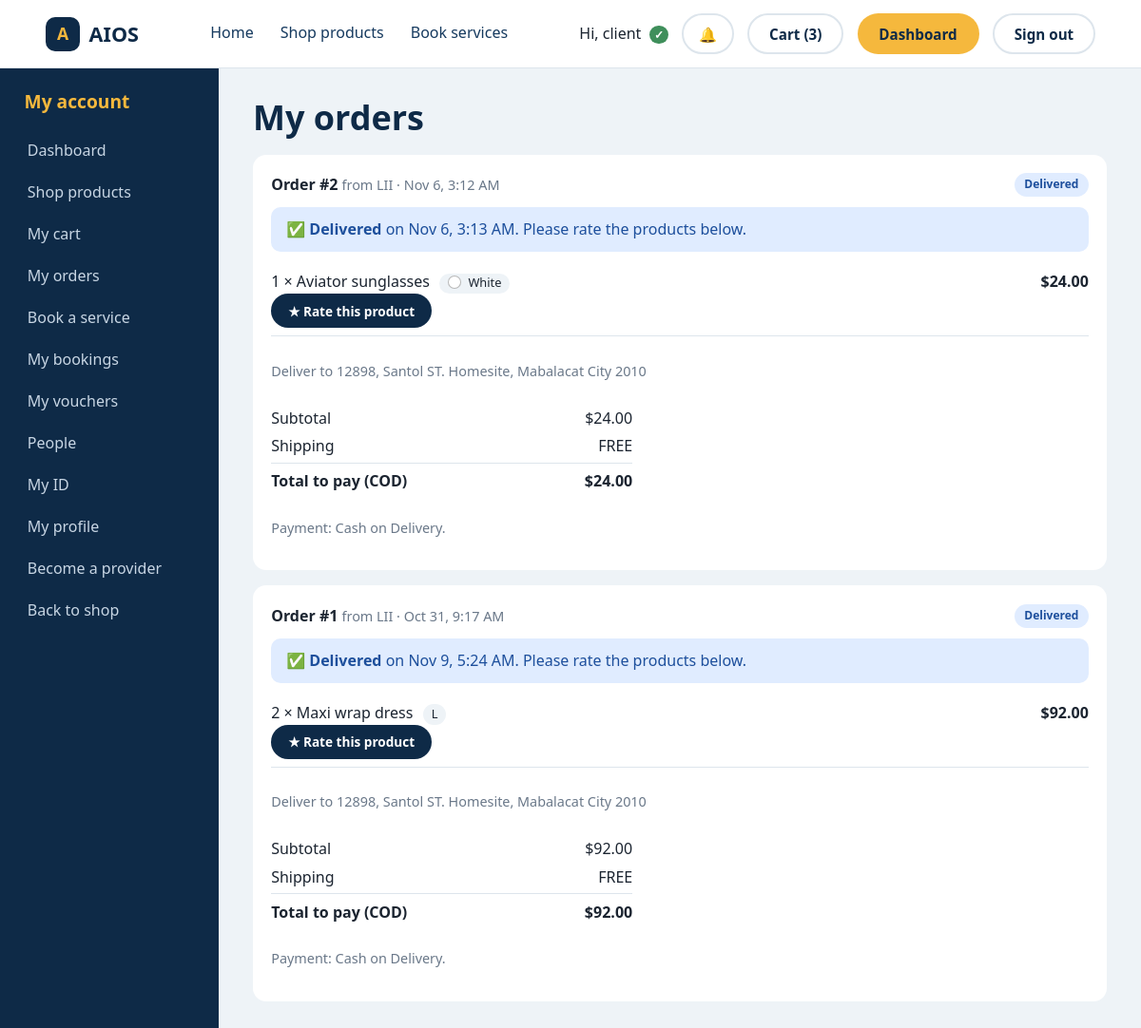
Page /orders.php (signed in) on the committed database.
### tables this page shows
CREATE TABLE IF NOT EXISTS orders (
  id             INT UNSIGNED AUTO_INCREMENT PRIMARY KEY,
  buyer_id       INT UNSIGNED NOT NULL,
  seller_id      INT UNSIGNED NOT NULL,
  status         ENUM('pending','approved','delivered','rejected') NOT NULL DEFAULT 'pending',
  payment_method VARCHAR(20) NOT NULL DEFAULT 'COD',      
  ship_name      VARCHAR(160) NOT NULL,
  ship_address   VARCHAR(300) NOT NULL,
  ship_contact   VARCHAR(140) NOT NULL,
  created_at     DATETIME NOT NULL,
  reviewed_at    DATETIME NULL,
  shipping_fee   DECIMAL(10,2) NOT NULL DEFAULT 0,        
  discount       DECIMAL(10,2) NOT NULL DEFAULT 0,        
  voucher_note   VARCHAR(200) NOT NULL DEFAULT '',
  delivery_days  TINYINT UNSIGNED NULL,                   
  approved_at    DATETIME NULL,
  delivered_at   DATETIME NULL,                           
  FOREIGN KEY (buyer_id)  REFERENCES users(id) ON DELETE CASCADE,
  FOREIGN KEY (seller_id) REFERENCES users(id) ON DELETE CASCADE
);

CREATE TABLE IF NOT EXISTS order_items (
  id         INT UNSIGNED AUTO_INCREMENT PRIMARY KEY,
  order_id   INT UNSIGNED NOT NULL,
  product_id INT UNSIGNED NULL,
  name       VARCHAR(120) NOT NULL,
  price      DECIMAL(10,2) NOT NULL,
  quantity   INT UNSIGNED NOT NULL,
  comment    VARCHAR(300) NULL,
  size       VARCHAR(60) NOT NULL DEFAULT '',
  color      VARCHAR(40) NOT NULL DEFAULT '',
  FOREIGN KEY (order_id)   REFERENCES orders(id)   ON DELETE CASCADE,
  FOREIGN KEY (product_id) REFERENCES products(id) ON DELETE SET NULL
);

### orders.php (the view, shortened to what this page needs)
<?php
require_once __DIR__ . '/includes/bootstrap.php';
$uid = $_SESSION['user_id'];
$st = db()->prepare('SELECT o.*, ' . store_expr('o.seller_id', 'u.first_name') . ' AS store FROM orders o JOIN users u ON u.id = o.seller_id
                     WHERE o.buyer_id = ? ORDER BY o.id DESC LIMIT 50');
$st->execute([$uid]);
$orders = $st->fetchAll();
$items = [];
if ($orders) {
    $ids = implode(',', array_map('intval', array_column($orders, 'id')));
    foreach (db()->query("SELECT * FROM order_items WHERE order_id IN ($ids) ORDER BY id") as $it) { $items[$it['order_id']][] = $it; }
}
$myRatings = db()->prepare('SELECT product_id, rating FROM reviews WHERE user_id = ?');
$myRatings->execute([$uid]);
$myRatings = $myRatings->fetchAll(PDO::FETCH_KEY_PAIR);
$statusLabel = ['pending' => 'Pending seller approval', 'approved' => 'Approved', 'delivered' => 'Delivered', 'rejected' => 'Rejected'];
$statusClass = ['pending' => 'badge-pending', 'approved' => 'badge-confirmed', 'delivered' => 'badge-delivered', 'rejected' => 'badge-rejected'];
?>
<!DOCTYPE html>
<html lang="en">
<head>
  <link rel="stylesheet" href="css/style.css">
</head>
<body>
  <?php include __DIR__ . '/includes/topbar.php'; ?>
  <div class="dash">
    <?php include __DIR__ . '/includes/sidebar.php'; ?>
    <main class="dash-main">
      <h1>My orders</h1>
      <?php foreach ($orders as $o): $sum = 0; ?>
        <div class="card order-card" id="order-<?= (int)$o['id'] ?>">
          <div class="order-head">
            <div><strong>Order #<?= (int)$o['id'] ?></strong> <span class="muted">from <?= htmlspecialchars($o['store']) ?> &middot; <?= htmlspecialchars(date('M j, g:i A', strtotime($o['created_at']))) ?></span></div>
            <span class="badge <?= $statusClass[$o['status']] ?>"><?= $statusLabel[$o['status']] ?></span>
          </div>
          <?php if ($o['status'] === 'approved'): ?>
            <div class="eta-box">
              <strong>&#128666; Approved by the shop.</strong> <?= htmlspecialchars(eta_text($o)) ?>
            </div>
          <?php elseif ($o['status'] === 'delivered'): ?>
            <div class="eta-box done">
              <strong>&#9989; Delivered</strong><?= $o['delivered_at'] ? ' on ' . htmlspecialchars(date('M j, g:i A', strtotime($o['delivered_at']))) : '' ?>. Please rate the products below.
            </div>
          <?php endif; ?>
          <ul class="order-lines">
            <?php foreach ($items[$o['id']] ?? [] as $it): $sum += $it['price'] * $it['quantity']; ?>
              <li><span><?= (int)$it['quantity'] ?> &times; <?= htmlspecialchars($it['name']) ?><?php if ($it['size']): ?> <span class="size-tag"><?= htmlspecialchars($it['size']) ?></span><?php endif; ?><?php if ($it['color']): ?> <span class="size-tag"><i class="dot" style="background:<?= color_hex($it['color']) ?>"></i><?= htmlspecialchars($it['color']) ?></span><?php endif; ?>
                <?php if ($o['status'] === 'delivered' && $it['product_id']): ?>
                  <br><?php if (isset($myRatings[$it['product_id']])): ?>
                    <a class="rate-link" href="product.php?id=<?= (int)$it['product_id'] ?>#reviews"><?= stars_html((float)$myRatings[$it['product_id']]) ?> Your rating (edit)</a>
                  <?php else: ?>
                    <a class="btn btn-small" href="product.php?id=<?= (int)$it['product_id'] ?>#reviews">&#9733; Rate this product</a>
                  <?php endif; ?>
                <?php endif; ?></span>
                <strong><?= money($it['price'] * $it['quantity']) ?></strong></li>
            <?php endforeach; ?>
          </ul>
          <?php $grand = $sum + (float)$o['shipping_fee'] - (float)$o['discount']; ?>
          <p class="muted">Deliver to <?= htmlspecialchars($o['ship_address']) ?></p>
          <div class="totals">
            <div><span>Subtotal</span><span><?= money($sum) ?></span></div>
            <div><span>Shipping</span><span><?= (float)$o['shipping_fee'] > 0 ? money((float)$o['shipping_fee']) : 'FREE' ?></span></div>
            <div class="grand"><span>Total to pay (COD)</span><strong><?= money($grand) ?></strong></div>
          </div>
          <p class="muted">Payment: Cash on Delivery<?= $o['status'] === 'approved' ? '. Please prepare ' . money($grand) . ' for when it arrives.' : '.' ?></p>
        </div>
      <?php endforeach; ?>
    </main>
  </div>
</body>
</html>

### css/style.css (style rules this page uses)
:root { --navy: #0e2a47; --navy-2: #163a5f; --marigold: #f5b83d; --teal: #1f8a8a; --mist: #eef3f7; --ink: #1b2430; --muted: #6a7889; --white: #ffffff; --line: #dde5ec; --header-h: 72px; --font-head: 'Bricolage Grotesque', 'Segoe UI', sans-serif; --font-body: 'DM Sans', 'Segoe UI', sans-serif; }
*, *::before, *::after { box-sizing: border-box; }
html { scroll-behavior: smooth; scroll-padding-top: var(--header-h); }
body { margin: 0; font-family: var(--font-body); color: var(--ink); background: var(--white); line-height: 1.55; }
h1, h2, h3 { font-family: var(--font-head); margin: 0; line-height: 1.1; }
a { color: inherit; }
.muted { color: var(--muted); font-size: .9rem; }
.btn { display: inline-block; cursor: pointer; font: 700 .95rem var(--font-body); padding: .6rem 1.3rem; border-radius: 999px; border: 2px solid transparent; text-decoration: none; text-align: center; transition: transform .15s ease, background .15s ease; }
.btn-small { background: var(--navy); color: var(--white); padding: .4rem 1rem; font-size: .85rem; }
.badge { font-size: .75rem; font-weight: 700; padding: .2rem .65rem; border-radius: 999px; }
.dash { display: grid; grid-template-columns: 230px minmax(0, 1fr); min-height: calc(100vh - var(--header-h)); background: var(--mist); }
.dash-main { padding: 2rem clamp(1rem, 3vw, 2.5rem) 3rem; }
.dash-main h1 { font-size: clamp(1.7rem, 3vw, 2.3rem); color: var(--navy); margin-bottom: 1.2rem; }
.card { background: var(--white); border-radius: 14px; padding: 1.2rem; display: flex; flex-direction: column; gap: .2rem; }
.order-card { margin-bottom: 1rem; gap: .7rem; }
.order-head { display: flex; justify-content: space-between; align-items: center; gap: 1rem; flex-wrap: wrap; }
.order-lines { list-style: none; margin: 0; padding: 0; }
.order-lines li { display: flex; justify-content: space-between; gap: 1rem; padding: .5rem 0; border-bottom: 1px solid var(--line); }
.size-tag { display: inline-block; margin-left: .4rem; padding: .05rem .55rem; border-radius: 999px; background: var(--mist); font-size: .8rem; font-weight: 500; }
.dot { display: inline-block; width: 14px; height: 14px; border-radius: 50%; border: 1px solid rgba(0,0,0,.28); margin-right: .45rem; vertical-align: -2px; }
.badge-delivered { background: #e0ecff; color: #1d4f9c; }
.eta-box { background: #eef7f6; color: #136b6b; padding: .7rem 1rem; border-radius: 10px; margin: 0; }
.eta-box.done { background: #e0ecff; color: #1d4f9c; }
.sum-lines, .totals { display: flex; flex-direction: column; gap: .3rem; max-width: 380px; }
.sum-lines > div, .totals > div { display: flex; justify-content: space-between; gap: 1rem; }
.sum-lines .grand, .totals .grand { padding-top: .4rem; border-top: 1px solid var(--line); font-weight: 700; }

### rows in the picture
orders: id "2", store "LII", created_at "Nov 6, 3:12 AM", status "Delivered", delivered_at "Nov 6, 3:13 AM", ship_address "12898, Santol ST. Homesite, Mabalacat City 2010", sum "$24.00", shows "FREE", money($grand) "$24.00"
order_items: quantity "1", name "Aviator sunglasses", color "White", money($it['price'] * $it['quantity']) "$24.00"
orders: id "1", store "LII", created_at "Oct 31, 9:17 AM", status "Delivered", delivered_at "Nov 9, 5:24 AM", ship_address "12898, Santol ST. Homesite, Mabalacat City 2010", sum "$92.00", shows "FREE", money($grand) "$92.00"
order_items: quantity "2", name "Maxi wrap dress", size "L", money($it['price'] * $it['quantity']) "$92.00"

### other values in the picture
SITE_NAME "AIOS"
$_SESSION['user'] "client"
cart_count() "3"
$panelTitle "My account"
$menuLabel "Dashboard"
$menuLabel "Shop products"
$menuLabel "My cart"
$menuLabel "My orders"
$menuLabel "Book a service"
$menuLabel "My bookings"
$menuLabel "My vouchers"
$menuLabel "People"
$menuLabel "My ID"
$menuLabel "My profile"
$menuLabel "Become a provider"
